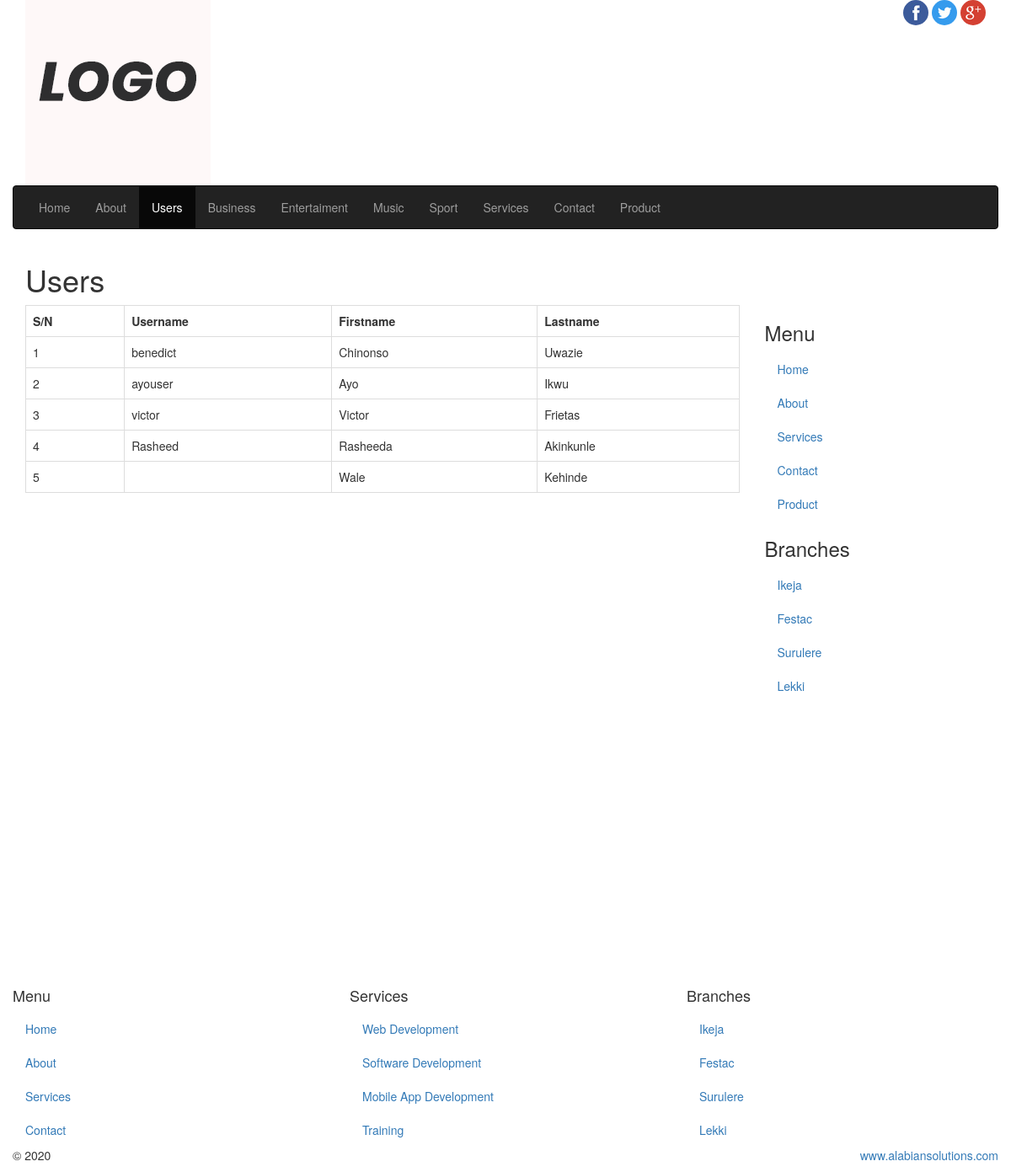
Screenshot of /frontend/ with the database file from the repository.
### classwork_app/models.py (models this page shows, shortened)
class Category(models.Model):
    cat_name = models.CharField(max_length=100, verbose_name='Category Name')
    desc = models.TextField(blank=True, null=True, verbose_name='Description')

### classwork_app/views.py (the view)
# urls.py: path('', views.users, name='users'),
def users(request):
    get_users = User.objects.all()
    return render(request, 'classwork_app/users.html', {'users':get_users})

### classwork_app/custom_processor.py (called while the page is built)
def footer_date(request):
    footer_time = datetime.now()
    context = {'site_date':footer_time}
    return context

def menu_cat(request):
    category = Category.objects.all()
    kwargs = {'cat':category}
    return kwargs

### classwork_app/templates/classwork_app/users.html (shortened to what this page needs)
{% extends 'classwork_app/base.html' %}
{% load static %}
{% block content %}
<section id="sectionTitle">
  <div class="pageTitle">
    <h1>Users</h1>
  </div>
</section>
<section id="content">
  <div class="row">
    <div class="col-sm-9" id="mainContent">
      <div class="row">
        <div class="col-sm-12">
          <table class="table table-bordered">
            <tr>
              <th>S/N</th>
              <th>Username</th>
              <th>Firstname</th>
              <th>Lastname</th>
            </tr>
            {% if users %}
              {% for u in users %}
                <tr>
                  <td>{{ forloop.counter }}</td>
                  <td>{{ u.username }}</td>
                  <td>{{ u.first_name }}</td>
                  <td>{{ u.last_name }}</td>
                </tr>
              {% endfor %}
            {% endif %}
          </table>
        </div>
      </div>
    </div>
    {% include 'classwork_app/sidebar.html' %}
  </div>
</section>
{% endblock %}

### classwork_app/templates/classwork_app/base.html (shortened to what this page needs)
{% load static %}
<!DOCTYPE html>
<html lang="en">
  <head>
    <link href="{% static 'classwork_app/css/bootstrap.min.css' %}" rel="stylesheet">
    <link href="{% static 'classwork_app/css/font-awesome.min.css' %}" rel="stylesheet">
    <link href="{% static 'classwork_app/css/style.css' %}" rel="stylesheet">
  </head>
  <body>
    <div class="container">
      <header id="siteLogo">
        <div class="row">
          <div class="col-sm-3">
            <a href="index.html">
              <img src="{% static 'classwork_app/images/logo.png' %}">
            </a>
          </div>
          <div class="col-sm-9">
            <span class="social-logo pull-right">
              <a href="#">
                <img src="{% static 'classwork_app/images/fb.png' %}" class="img-circle">
              </a>
              <a href="#">
                <img src="{% static 'classwork_app/images/tw.png' %}" class="img-circle">
              </a><a href="#">
                <img src="{% static 'classwork_app/images/gp.png' %}" class="img-circle">
              </a>
            </span>
          </div>
        </div>
      </header>
      <section id="siteMenu">
        <div class="row">
          <nav class="navbar navbar-inverse">
            <div class="collapse navbar-collapse" id="mainNav">
                {% url 'index' as home %}
                {% url 'classwork_app:about' as about %}
                {% url 'classwork_app:users' as us %}
                {% url 'classwork_app:service' as service %}
              <ul class="nav navbar-nav">
                <li {% if request.path == home %} class='active' {% endif %}><a href="{% url 'index' %}">Home</a></li>
                <li {% if request.path == about %} class='active' {% endif %}><a href="{% url 'classwork_app:about' %}">About</a></li>
                <li {% if request.path == us %} class='active' {% endif %}><a href="{% url 'classwork_app:users' %}">Users</a></li>
                {% if cat %}
                  {% for c in cat %}
                  <li><a href="{% url 'classwork_app:post_list' c.id %}">{{ c.cat_name }}</a></li>
                  {% endfor %}
                {% endif %}
                <li {% if request.path == service %} class='active' {% endif %}><a href="{% url 'classwork_app:service' %}">Services</a></li>
                <li><a href="contact.html">Contact</a></li>
                <li><a href="#">Product</a></li>
              </ul>
            </div>
          </nav>
        </div>
      </section>
      {% block content %}
      {% endblock %}
    </div>
    <footer class="container-fluid" id="siteFooter">
      <div class="row">
        <div class="col-sm-4">
          <h4>Menu</h4>
          <ul class="nav">
            <li><a href="#">Home</a></li>
            <li><a href="#">About</a></li>
            <li><a href="#">Services</a></li>
            <li><a href="#">Contact</a></li>
          </ul>
        </div>
        <div class="col-sm-4">
          <h4>Services</h4>
          <ul class="nav">
            <li><a href="#">Web Development</a></li>
            <li><a href="#">Software Development</a></li>
            <li><a href="#">Mobile App Development</a></li>
            <li><a href="#">Training</a></li>
          </ul>
        </div>
        <div class="col-sm-4">
          <h4>Branches</h4>
          <ul class="nav">
            <li><a href="#">Ikeja</a></li>
            <li><a href="#">Festac</a></li>
            <li><a href="#">Surulere</a></li>
            <li><a href="#">Lekki</a></li>
          </ul>
        </div>
      </div>
      <div class="row">
        <div class="col-md-3">
          <p>&copy; {{ site_date| date:'Y'}}</p>
        </div>
        <div class="col-md-9">
          <p class="copy pull-right">
            <a href="#" target="_blank">www.alabiansolutions.com</a>
          </p>
        </div>
      </div>
    </footer>
  </body>
</html>

### rows the page displays
Category: cat_name "Business"
Category: cat_name "Entertaiment"
Category: cat_name "Music"
Category: cat_name "Sport"

### other values shown
{{ u.username }} "benedict"
{{ u.first_name }} "Chinonso"
{{ u.last_name }} "Uwazie"
{{ u.username }} "ayouser"
{{ u.first_name }} "Ayo"
{{ u.last_name }} "Ikwu"
{{ u.username }} "victor"
{{ u.first_name }} "Victor"
{{ u.last_name }} "Frietas"
{{ u.username }} "Rasheed"
{{ u.first_name }} "Rasheeda"
{{ u.last_name }} "Akinkunle"
{{ u.first_name }} "Wale"
{{ u.last_name }} "Kehinde"
